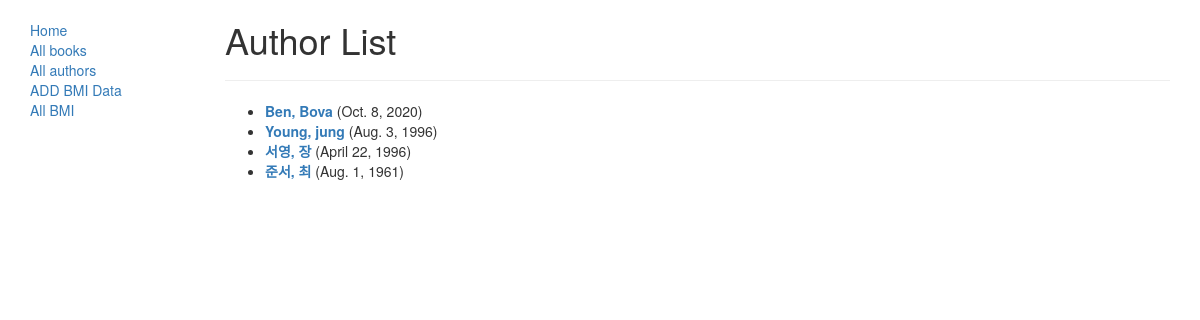
Screenshot of /catalog/authors/ with the database file from the repository.
### catalog/models.py (models this page shows)
class Author(models.Model):
    first_name = models.CharField(max_length=100)
    last_name = models.CharField(max_length=100)
    date_of_birth = models.DateField(null=True, blank=True)
    date_of_death = models.DateField(null=True, blank=True)
    class Meta:
        ordering = ['last_name', 'first_name']
    def get_absolute_url(self):
        return reverse('author-detail', args=[str(self.id)])
    def __str__(self):
        return self.first_name + ', ' +self.last_name

### catalog/views.py (the view)
# urls.py: path('authors/',views.AuthorListView.as_view(), name='authors'),
class AuthorListView(generic.ListView):
    model = Author

### catalog/templates/catalog/author_list.html (shortened to what this page needs)
{% extends "base_generic.html"%}
{% block content %}
    <h1>Author List</h1>
    <hr>
    {% if author_list %}
    <ul>
        {% for author in author_list %}
        <li><b><a href="{{ author.get_absolute_url }}">{{author}}</a></b> ({{author.date_of_birth}})</li>
        {% endfor %}
    </ul>
    {% endif %}
{% endblock %}

### rows the page displays
Author: first_name+last_name "Ben, Bova", date_of_birth "Oct. 8, 2020"
Author: first_name+last_name "Young, jung", date_of_birth "Aug. 3, 1996"
Author: first_name+last_name "서영, 장", date_of_birth "April 22, 1996"
Author: first_name+last_name "준서, 최", date_of_birth "Aug. 1, 1961"
